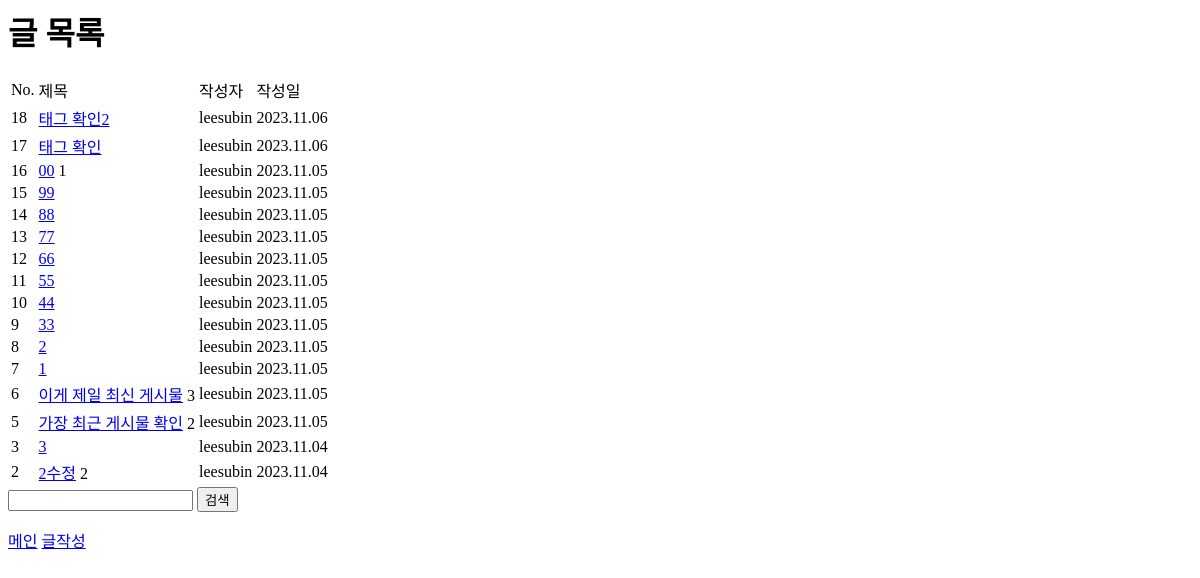
Page /reading_blog/ on the earlier database version.
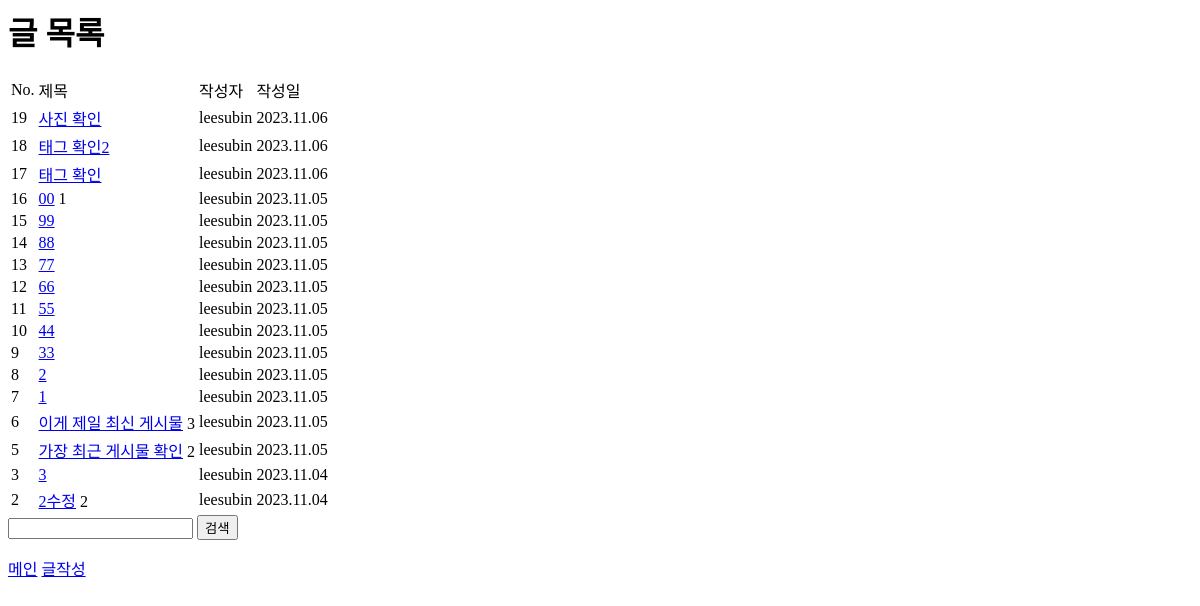
Same page on the later database version.
### reading_blog/models.py (models this page shows, shortened)
class Post(models.Model):
    author = models.ForeignKey(
        User, on_delete=models.CASCADE
    )
    title = models.CharField(max_length=100)
    content = models.TextField()
    image_upload = models.ImageField(upload_to='blog/%Y/%m/%d/', blank=True, null=True)
    file_upload = models.FileField(
        upload_to='reading_blog/files/%Y/%m/%d/', blank=True)
    created_at = models.DateTimeField(auto_now_add=True)
    updated_at = models.DateField(auto_now=True)
    view_count = models.PositiveIntegerField(default=0)
    tags = models.ManyToManyField('Tag', blank=True)

### reading_blog/views.py (the view)
class PostList(ListView):
    model = Post
    ordering = '-pk'
    def get_queryset(self):
        qs = super().get_queryset()
        q = self.request.GET.get('q', '')
        if q:
            qs = qs.filter(title__icontains=q)
        return qs

### templates/reading_blog/post_list.html (shortened to what this page needs)
<h1>글 목록</h1>
<table class="table table-bordered mt-2">
    <thead class="table-light">
            {% if post_list %}
            <tr>
                <td>No.</td>
                <td>제목</td>
                <td>작성자</td>
                <td>작성일</td>
            </tr>
        </thead>
<tbody>
    {% for post in post_list %}
    <tr>
        <td>
            {{ post.id }}
        </td>
        <td>
            <a href="{% url 'reading_blog:post_detail' pk=post.pk %}" class="btn">{{ post.title }}</a>
            {% if post.comments.count > 0 %}
            <span class="text-success small ml-2">{{ post.comments.count }}</span>
            {% endif %}
        </td>
        <td>{{ post.author.username }}</td>
        <td>{{ post.created_at|date:"Y.m.d" }}</td>
        <td>{{ post.hit }}</td>
    </tr>
    {% endfor %}
</tbody>
</table>
{% else %}
<p>작성된 게시글이 없습니다.</p>
{% endif %}
<form action="" method="GET">
    <input type="text" name="q" value="{{ request.GET.q }}">
    <input type="submit" value="검색">
</form>
<a href="{% url 'main:index' %}">메인</a>
<a href="{% url 'reading_blog:post_new' %}">글작성</a>

Differences in the rows shown:
added Post: id "19", title "사진 확인", author.username "leesubin", created_at "2023.11.06"
